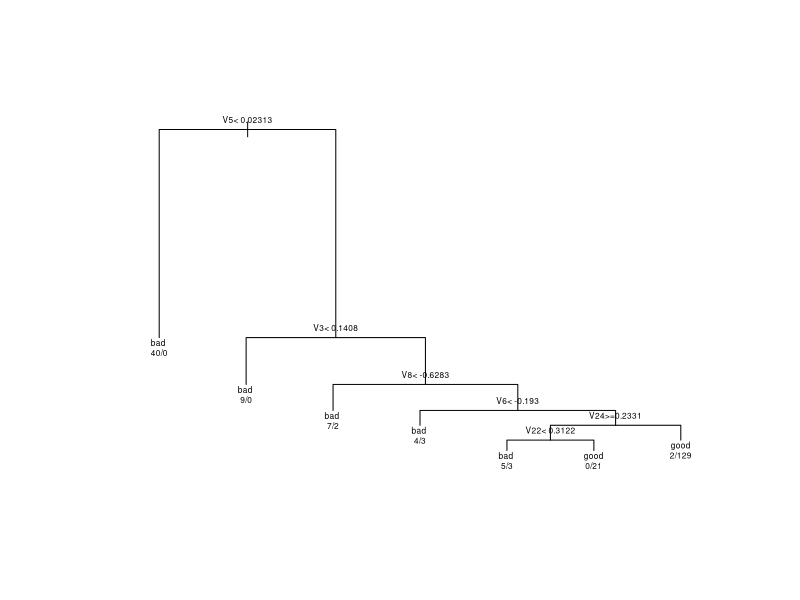
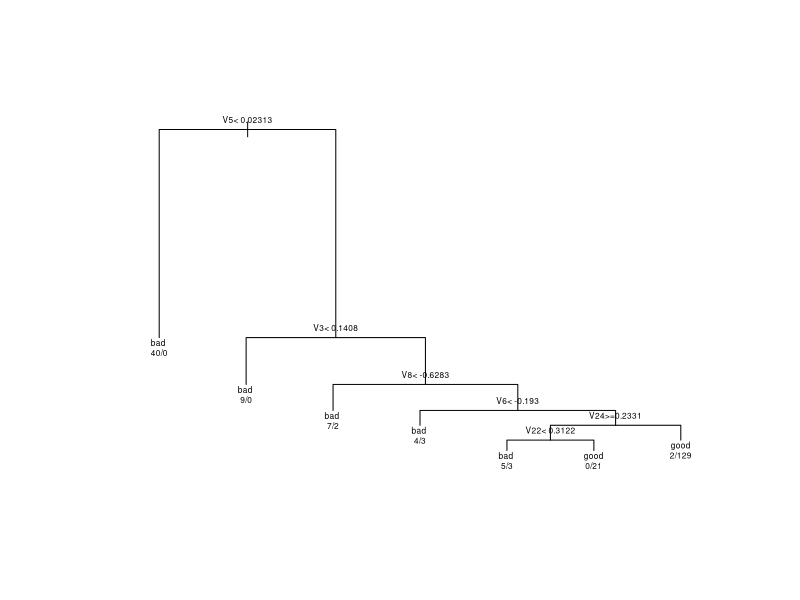
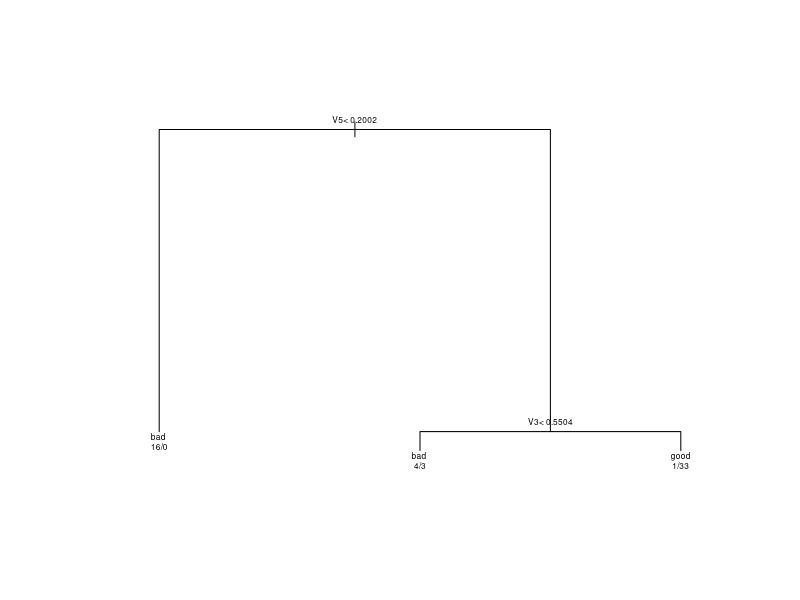
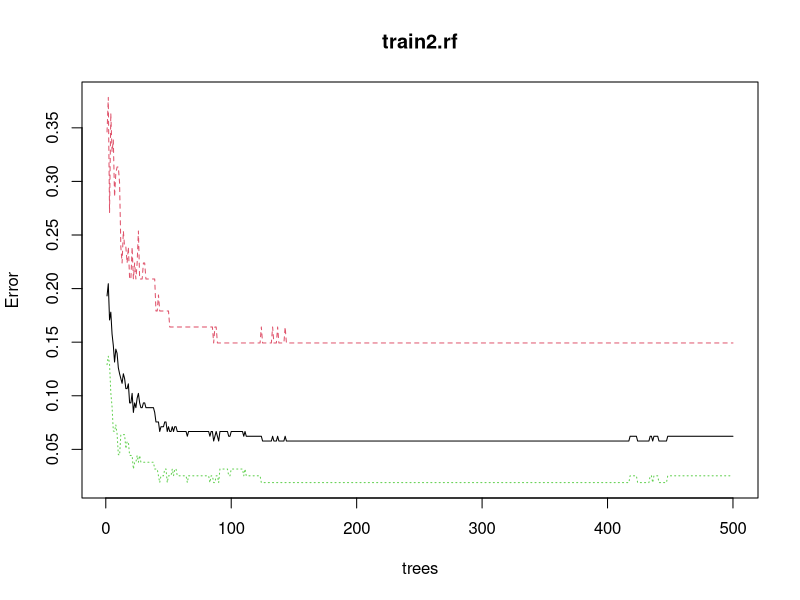

Recreate these plots in R, in order.
library(rpart)
library(mlbench)
library(ggplot2)
library(caret)
library(caTools)
library(rpart)
library(randomForest)

#Work Directory (change if needed)
getwd()
setwd("D:/ESEIAAT/Data_Analysis/EXERCICE-2")
data("Ionosphere")
#Obtained the data from the mlbench package
dataset <- Ionosphere

#Elimination of outliers through plotbox check, the first one and last one
#are binary and qualitative so we don't use plotbox and the second one 
#is all 0s so we erase it
summary(dataset)
datasetclean <- subset(dataset, select = -c(V2))

outlierx3<-boxplot.stats(datasetclean$V3)$out
outlierx3rows<-which(datasetclean$V3 %in% c(outlierx3))
outlierx3rows
datasetclean_short<- dataset[-which(datasetclean$V3 %in% outlierx3),]

outlierx4<-boxplot.stats(datasetclean$V4)$out
outlierx4rows<-which(datasetclean$V4 %in% c(outlierx4))
outlierx4rows
dataset_short<- dataset[-which(datasetclean$V4 %in% outlierx4),]

outlierx5<-boxplot.stats(datasetclean$V5)$out
outlierx5rows<-which(datasetclean$V5 %in% c(outlierx5))
outlierx5rows
dataset_short<- dataset[-which(datasetclean$V5 %in% outlierx5),]

outlierx6<-boxplot.stats(datasetclean$V6)$out
outlierx6rows<-which(datasetclean$V6 %in% c(outlierx6))
outlierx6rows
dataset_short<- dataset[-which(datasetclean$V6 %in% outlierx6),]

outlierx7<-boxplot.stats(dataset$V7)$out
outlierx7rows<-which(dataset$V7 %in% c(outlierx7))
outlierx7rows
dataset_short<- dataset[-which(dataset$V7 %in% outlierx7),]

outlierx8<-boxplot.stats(dataset$V8)$out
outlierx8rows<-which(dataset$V8 %in% c(outlierx8))
outlierx8rows
dataset_short<- dataset[-which(dataset$V8 %in% outlierx8),]

outlierx9<-boxplot.stats(dataset$V9)$out
outlierx9rows<-which(dataset$V9 %in% c(outlierx9))
outlierx9rows
dataset_short<- dataset[-which(dataset$V9 %in% outlierx9),]

outlierx10<-boxplot.stats(dataset$V10)$out
outlierx10rows<-which(dataset$V10 %in% c(outlierx10))
outlierx10rows
dataset_short<- dataset[-which(dataset$V10 %in% outlierx10),]

outlierx11<-boxplot.stats(dataset$V11)$out
outlierx11rows<-which(dataset$V11 %in% c(outlierx11))
outlierx11rows
dataset_short<- dataset[-which(dataset$V11 %in% outlierx11),]

outlierx12<-boxplot.stats(dataset$V12)$out
outlierx12rows<-which(dataset$V12 %in% c(outlierx12))
outlierx12rows
dataset_short<- dataset[-which(dataset$V12 %in% outlierx12),]

outlierx13<-boxplot.stats(dataset$V13)$out
outlierx13rows<-which(dataset$V13 %in% c(outlierx13))
outlierx13rows
dataset_short<- dataset[-which(dataset$V13 %in% outlierx13),]

outlierx14<-boxplot.stats(dataset$V14)$out
outlierx14rows<-which(dataset$V14 %in% c(outlierx14))
outlierx14rows
dataset_short<- dataset[-which(dataset$V14 %in% outlierx14),]

outlierx15<-boxplot.stats(dataset$V15)$out
outlierx15rows<-which(dataset$V15 %in% c(outlierx15))
outlierx15rows
dataset_short<- dataset[-which(dataset$V15 %in% outlierx15),]

outlierx16<-boxplot.stats(dataset$V16)$out
outlierx16rows<-which(dataset$V16 %in% c(outlierx16))
outlierx16rows
dataset_short<- dataset[-which(dataset$V16 %in% outlierx16),]

outlierx17<-boxplot.stats(dataset$V17)$out
outlierx17rows<-which(dataset$V17 %in% c(outlierx17))
outlierx17rows
dataset_short<- dataset[-which(dataset$V17 %in% outlierx17),]

outlierx18<-boxplot.stats(dataset$V18)$out
outlierx18rows<-which(dataset$V18 %in% c(outlierx18))
outlierx18rows
dataset_short<- dataset[-which(dataset$V18 %in% outlierx18),]

outlierx19<-boxplot.stats(dataset$V19)$out
outlierx19rows<-which(dataset$V19 %in% c(outlierx19))
outlierx19rows
dataset_short<- dataset[-which(dataset$V19 %in% outlierx19),]

outlierx20<-boxplot.stats(dataset$V20)$out
outlierx20rows<-which(dataset$V20 %in% c(outlierx20))
outlierx20rows
dataset_short<- dataset[-which(dataset$V20 %in% outlierx20),]

outlierx21<-boxplot.stats(dataset$V21)$out
outlierx21rows<-which(dataset$V21 %in% c(outlierx21))
outlierx21rows
dataset_short<- dataset[-which(dataset$V21 %in% outlierx21),]

outlierx22<-boxplot.stats(dataset$V22)$out
outlierx22rows<-which(dataset$V22 %in% c(outlierx22))
outlierx22rows
dataset_short<- dataset[-which(dataset$V22 %in% outlierx22),]

outlierx23<-boxplot.stats(dataset$V23)$out
outlierx23rows<-which(dataset$V23 %in% c(outlierx23))
outlierx23rows
dataset_short<- dataset[-which(dataset$V23 %in% outlierx23),]

outlierx24<-boxplot.stats(dataset$V24)$out
outlierx24rows<-which(dataset$V24 %in% c(outlierx24))
outlierx24rows
dataset_short<- dataset[-which(dataset$V24 %in% outlierx24),]

outlierx25<-boxplot.stats(dataset$V25)$out
outlierx25rows<-which(dataset$V25 %in% c(outlierx25))
outlierx25rows
dataset_short<- dataset[-which(dataset$V25 %in% outlierx25),]

outlierx26<-boxplot.stats(dataset$V26)$out
outlierx26rows<-which(dataset$V26 %in% c(outlierx26))
outlierx26rows
dataset_short<- dataset[-which(dataset$V26 %in% outlierx26),]

outlierx27<-boxplot.stats(dataset$V27)$out
outlierx27rows<-which(dataset$V27 %in% c(outlierx27))
outlierx27rows
dataset_short<- dataset[-which(dataset$V27 %in% outlierx27),]

outlierx28<-boxplot.stats(dataset$V28)$out
outlierx28rows<-which(dataset$V28 %in% c(outlierx28))
outlierx28rows
dataset_short<- dataset[-which(dataset$V28 %in% outlierx28),]

outlierx29<-boxplot.stats(dataset$V29)$out
outlierx29rows<-which(dataset$V29 %in% c(outlierx29))
outlierx29rows
dataset_short<- dataset[-which(dataset$V29 %in% outlierx29),]

outlierx30<-boxplot.stats(dataset$V30)$out
outlierx30rows<-which(dataset$V30 %in% c(outlierx30))
outlierx30rows
dataset_short<- dataset[-which(dataset$V30 %in% outlierx30),]

outlierx31<-boxplot.stats(dataset$V31)$out
outlierx31rows<-which(dataset$V31 %in% c(outlierx31))
outlierx31rows
dataset_short<- dataset[-which(dataset$V31 %in% outlierx31),]

outlierx32<-boxplot.stats(dataset$V32)$out
outlierx32rows<-which(dataset$V32 %in% c(outlierx32))
outlierx32rows
dataset_short<- dataset[-which(dataset$V32 %in% outlierx32),]

outlierx33<-boxplot.stats(dataset$V33)$out
outlierx33rows<-which(dataset$V33 %in% c(outlierx33))
outlierx33rows
dataset_short<- dataset[-which(dataset$V33 %in% outlierx33),]

outlierx34<-boxplot.stats(dataset$V34)$out
outlierx34rows<-which(dataset$V34 %in% c(outlierx34))
outlierx34rows
dataset_short<- dataset[-which(dataset$V34 %in% outlierx34),]

dataset_short

#Partition for training and test purposes
set.seed(100)
dataset_short_split<-dataset_short
dataset_short_split$spl <- c(FALSE)
dataset_short_split$spl=sample.split(dataset_short_split$spl,SplitRatio=0.8)
train=subset(dataset_short_split, dataset_short_split$spl==TRUE)
test=subset(dataset_short_split, dataset_short_split$spl==FALSE)

#Classification tree
train2<-train
train2 <- subset(train, select = -c(spl))

train2.rpart <- rpart(formula= Class ~ ., method = "class", data=train2)
plot(train2.rpart, uniform = FALSE, margin = 0.1)
text(train2.rpart,cex=0.5, use.n=TRUE)

train2.rpart

#One standard deviation rule and pruning
printcp(train2.rpart)

xerrorcut<- 0.27027+(1*0.057686)
xerrorcut

prunedtrain2<-train2.rpart
prunedtrain2<-prune(prunedtrain2, cp=0.01)
plot(prunedtrain2, uniform = FALSE, margin = 0.1)
text(prunedtrain2,cex=0.5, use.n=TRUE)

#Prediction and accuracy
predicted <- round(predict(train2.rpart,test),4)*100
predicted.vs.real <- cbind(predicted, test$Class)
predicted.vs.real

predictedaccuracy <- predict(train2.rpart, type = "class")
table(predictedaccuracy)
confusiontabletree<-table(predictedaccuracy, train2$Class)
confusiontabletree
accuracy<-sum(diag(confusiontabletree)) / sum(confusiontabletree)
accuracy

test2 <- subset(test, select = -c(spl))
test2.rpart <- rpart(formula= Class ~ ., method = "class", data=test2)
test2.rpart
plot(test2.rpart, uniform = FALSE, margin = 0.1)
text(test2.rpart,cex=0.5, use.n=TRUE)

predictedaccuracytest <- predict(test2.rpart, type = "class")
table(predictedaccuracytest)
confusiontabletreetest<-table(predictedaccuracytest, test2$Class)
confusiontabletreetest
accuracytest<-sum(diag(confusiontabletreetest)) / sum(confusiontabletreetest)
accuracytest

#Random Forest
train2.rf<-randomForest(Class~., data=train2)
train2.rf

test2.rf<-randomForest(Class~., data=test2)
test2.rf

plot(train2.rf, uniform = FALSE, margin = 0.1)
